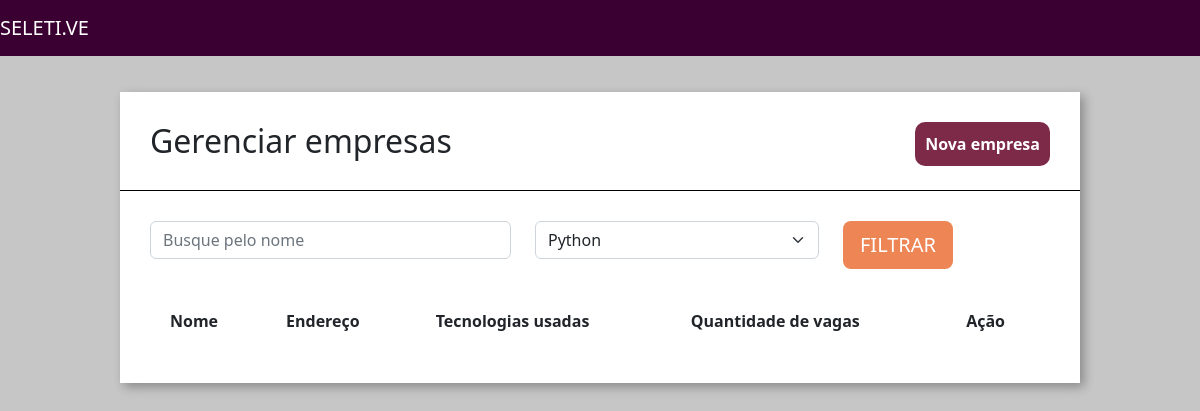
Page /home/empresas on the earlier database version.
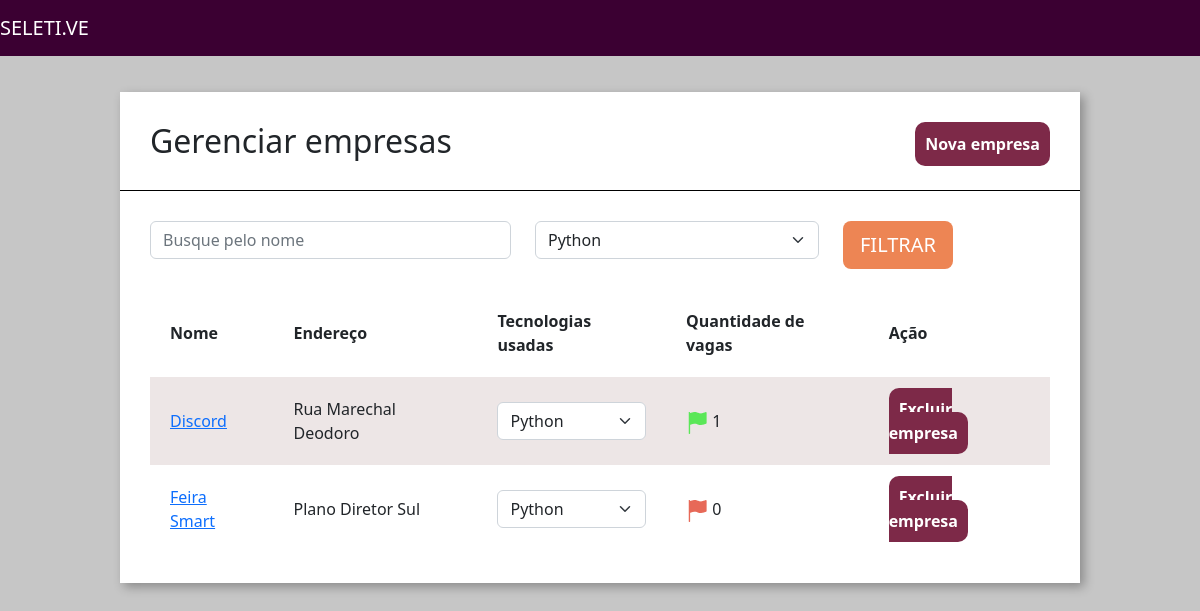
Same page on the later database version.
### empresa/models.py (models this page shows, shortened)
class Empresa(models.Model):
    choices_nicho_mercado = (
        ('M', 'Marketing'),
        ('N', 'Nutrição'),
        ('D', 'Design')
    )
    logo = models.ImageField(upload_to='logo_empresa', null=True)
    nome = models.CharField(max_length=30)
    email = models.EmailField()
    cidade = models.CharField(max_length=30)
    tecnologias = models.ManyToManyField(Tecnologias)
    endereco = models.CharField(max_length=30)
    caracteristica_empresa = models.TextField()
    nicho_mercado = models.CharField(max_length=3, choices=choices_nicho_mercado)
    def qtd_vagas(self):
        return Vagas.objects.filter(empresa__id=self.id).count()

### empresa/views.py (the view)
# urls.py: path('empresas', views.empresas, name='empresa'),
def empresas(request):
    tecnologias_filtrar = request.GET.get('tecnologias')
    nome_filtrar = request.GET.get('nome')
    empresas = Empresa.objects.all()
    if tecnologias_filtrar:
        empresas = empresas.filter(tecnologias=tecnologias_filtrar)
    if nome_filtrar:
        empresas = empresas.filter(nome__icontains=nome_filtrar)
    tecnologias = Tecnologias.objects.all()
    return render(request, 'empresa.html', {'empresas':empresas, 'tecnologias':tecnologias})

### empresa/models.py (called while the page is built)
    def __str__(self):
        return self.tecnologia

### empresa/templatetags/filtro.py (called while the page is built)
@register.filter(name='is_par')
def is_par(valor):
    return True if valor % 2 == 0 else False

### empresa/templates/empresa.html (shortened to what this page needs)
{% extends 'base.html' %}
{% load static %}
{% load filtro %}
{% block 'head' %}
    <link rel="stylesheet" href="{% static 'empresa/css/empresas.css' %}">
{% endblock %}
{% block 'body' %}
    <div class="wrapper">
        <div class="box">
            <div class="header-box">
                <h2 class="titulo">Gerenciar empresas</h2>
                <a href="{% url 'nova_empresa' %}" class="btn-nova-empresa">Nova empresa</a>
            </div>
            <div class="borda-box"></div>
            <div class="body-box">
                <form action="{% url 'empresa' %}" method="GET"> {% csrf_token %}
                <div class="row">
                        <div class="col-md-5">
                            <input type="text" placeholder="Busque pelo nome" class="form-control" name="nome">
                        </div>
                        <div class="col-md-4">
                            <select class="form-select" name="tecnologias">
                                {% for tech in tecnologias %}
                                    <option value="{{tech.id}}">{{tech}}</option>
                                {% endfor %}
                            </select>
                        </div>
                    <div class="col-md-3">
                        <input type="submit" value="FILTRAR" class="btn btn-lg btn-orange">
                    </div>
                </div>
                </form>
                <table class="tabela" cellpadding="20">
                    <tr>
                        <th>Nome</th>
                        <th>Endereço</th>
                        <th>Tecnologias usadas</th>
                        <th>Quantidade de vagas</th>
                        <th>Ação</th>
                    </tr>
                        {% for empresa in empresas %}
                            <tr {% if not forloop.counter|is_par %} class="tabela-linha" {% endif %}>
                                <td><a href="{% url 'empresa_unica' empresa.id %}">{{empresa.nome}}</a></td>
                                <td>{{empresa.endereco}}</td>
                                <td>
                                    <select class="form-select">
                                        {% for tech in empresa.tecnologias.all %}
                                            <option>{{tech}}</option>
                                        {% endfor %}
                                    </select>
                                </td>
                                <td>
                                    {% if empresa.qtd_vagas > 0 %}
                                        <img src="{% static 'empresa/img/flag_green.png' %}" alt="">
                                    {% else %}
                                        <img src="{% static 'empresa/img/flag_red.png' %}" alt="">
                                    {% endif %}
                                    {{empresa.qtd_vagas}}
                                </td>
                                <td>
                                    <a class="btn-excluir" href="{% url 'excluir_empresa' empresa.id %}">Excluir empresa</a>
                                </td>
                            </tr>
                        {% endfor %}
                </table>
            </div>
        </div>
    </div>
{% endblock%}

### templates/base.html (shortened to what this page needs)
{% load static %}
<!doctype html>
<html lang="pt-BR">
  <head>
    <link rel="stylesheet" href="{% static 'base/css/base.css' %}">
    <link href="https://cdn.jsdelivr.net/npm/bootstrap@5.2.2/dist/css/bootstrap.min.css" rel="stylesheet">
    {% block 'head' %}{% endblock%}
  </head>
  <body>
    <nav class="navbar navbar-expand-lg navbar-dark bg-nav">
        <a class="navbar-brand" href="#">SELETI.VE</a>
    </nav>
    {% block 'body' %}{% endblock%}
  </body>
</html>

### templates/static/base/css/base.css (style rules this page uses)
body { background-color: #C6C6C6 !important; }
.bg-nav { background-color: #3B0032 !important; padding: 10px; }

### templates/static/empresa/css/empresas.css (style rules this page uses)
.wrapper { margin-top: 3%; display: flex; flex-direction: row; justify-content: center; align-items: center; }
.box { width: 80vw; background: #fff; box-shadow: 4px 4px 10px rgba(0,0,0,.3); }
.titulo { display: inline; }
.btn-nova-empresa { float: right; text-decoration: none; color: white; background-color: #7D2948; padding: 10px; border-radius: 10px; font-weight: bold; }
.header-box { padding: 30px; }
.borda-box { border-top: 1px solid black; }
.body-box { padding: 30px; }
.btn-orange { background-color: #ED8554; color: white; }
.tabela { width: 100%; margin-top: 20px; }
.tabela-linha { background-color: #EDE6E6; }
.btn-excluir { text-decoration: none; color: white; background-color: #7D2948; padding: 10px; border-radius: 10px; font-weight: bold; }

Differences in the rows shown:
added Empresa: nome "Discord", endereco "Rua Marechal Deodoro", qtd_vagas "1"
added Empresa: nome "Feira Smart", endereco "Plano Diretor Sul", qtd_vagas "0"
